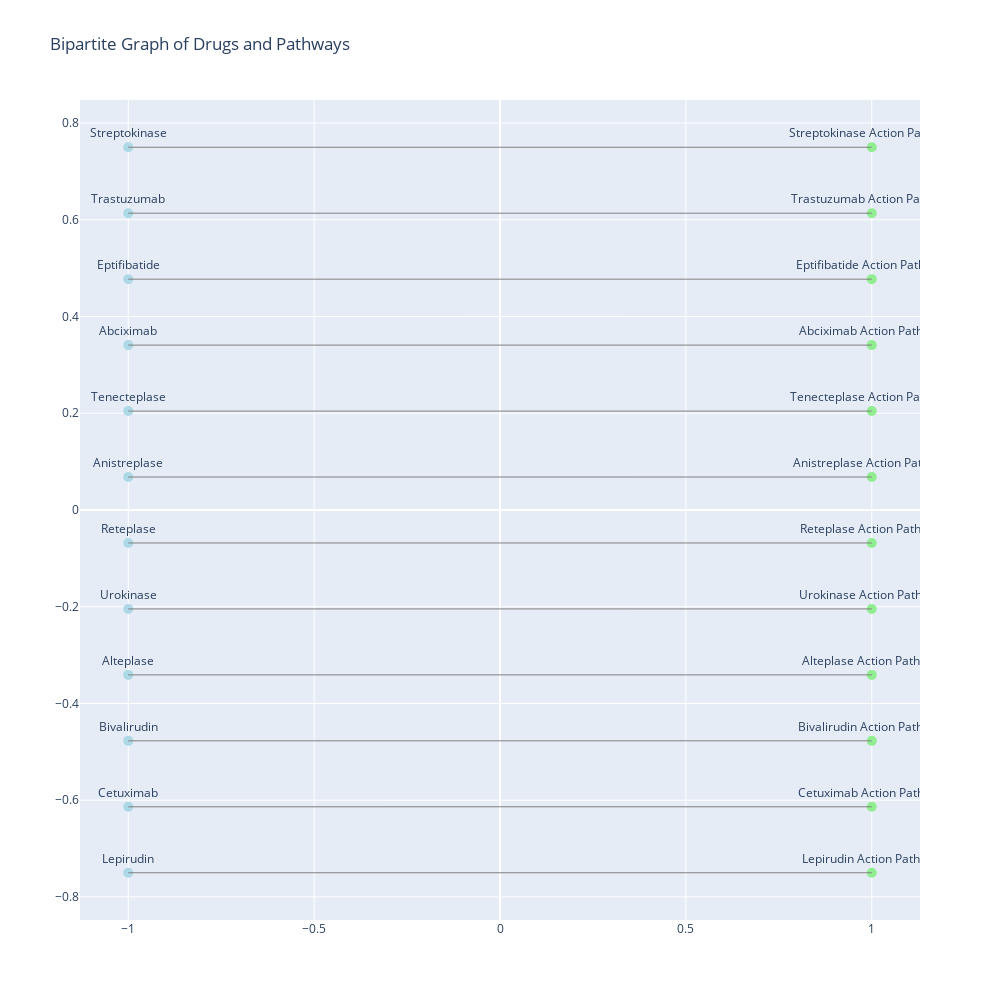

Notebook code for this chart:
### Code cell
# 5) if 'szlaki' to pathways
import pandas as pd
import networkx as nx
import plotly.graph_objects as go

def display_bipartite_graph(df):
    tup = extract_pathway(df)
    pathway_info_df = tup[0]
    
    # Create a bipartite graph
    B = nx.Graph()

    # Add nodes with the bipartite attribute
    drugs = pathway_info_df['name'].unique()
    pathways = pathway_info_df['pathway_name'].unique()
    B.add_nodes_from(drugs, bipartite=0)
    B.add_nodes_from(pathways, bipartite=1)

    # Add edges
    for _, row in pathway_info_df.iterrows():
        B.add_edge(row['name'], row['pathway_name'])

    # Extract node positions
    pos = nx.drawing.layout.bipartite_layout(B, drugs)

    # Create node traces
    drug_trace = go.Scatter(
        x=[pos[node][0] for node in drugs],
        y=[pos[node][1] for node in drugs],
        text=list(drugs),
        mode='markers+text',
        marker=dict(color='lightblue', size=10),
        textposition='top center',
        name='Drugs'
    )

    pathway_trace = go.Scatter(
        x=[pos[node][0] for node in pathways],
        y=[pos[node][1] for node in pathways],
        text=list(pathways),
        mode='markers+text',
        marker=dict(color='lightgreen', size=10),
        textposition='top center',
        name='Pathways'
    )

    # Create edge traces
    edge_trace = []
    for edge in B.edges():
        x0, y0 = pos[edge[0]]
        x1, y1 = pos[edge[1]]
        edge_trace.append(go.Scatter(
            x=[x0, x1, None],
            y=[y0, y1, None],
            mode='lines',
            line=dict(color='gray', width=1)
        ))

    # Combine all traces
    fig = go.Figure(data=[drug_trace, pathway_trace] + edge_trace)
    fig.update_layout(
        title="Bipartite Graph of Drugs and Pathways",
        showlegend=False,
        width=1000,
        height=1000  # Adjust the height to make the graph taller
    )

    fig.show()

    
display_bipartite_graph(df_main)

### Figure 1 — Plotly figure (JSON) as saved in the notebook; plotly's stock layout.template omitted (floating-point values rounded to 4 significant figures)
{"data": [{"marker": {"color": "lightblue", "size": 10}, "mode": "markers+text", "name": "Drugs", "text": ["Lepirudin", "Cetuximab", "Bivalirudin", "Alteplase", "Urokinase", "Reteplase", "Anistreplase", "Tenecteplase", "Abciximab", "Eptifibatide", "Trastuzumab", "Streptokinase"], "textposition": "top center", "type": "scatter", "x": [-1, -1, -1, -1, -1, -1, -1, -1, -1, -1, -1, -1], "y": [-0.75, -0.6136, -0.4773, -0.3409, -0.2045, -0.06818, 0.06818, 0.2045, 0.3409, 0.4773, 0.6136, 0.75]}, {"marker": {"color": "lightgreen", "size": 10}, "mode": "markers+text", "name": "Pathways", "text": ["Lepirudin Action Pathway", "Cetuximab Action Pathway", "Bivalirudin Action Pathway", "Alteplase Action Pathway", "Urokinase Action Pathway", "Reteplase Action Pathway", "Anistreplase Action Pathway", "Tenecteplase Action Pathway", "Abciximab Action Pathway", "Eptifibatide Action Pathway", "Trastuzumab Action Pathway", "Streptokinase Action Pathway"], "textposition": "top center", "type": "scatter", "x": [1, 1, 1, 1, 1, 1, 1, 1, 1, 1, 1, 1], "y": [-0.75, -0.6136, -0.4773, -0.3409, -0.2045, -0.06818, 0.06818, 0.2045, 0.3409, 0.4773, 0.6136, 0.75]}, {"line": {"color": "gray", "width": 1}, "mode": "lines", "type": "scatter", "x": [-1, 1, null], "y": [-0.75, -0.75, null]}, {"line": {"color": "gray", "width": 1}, "mode": "lines", "type": "scatter", "x": [-1, 1, null], "y": [-0.6136, -0.6136, null]}, {"line": {"color": "gray", "width": 1}, "mode": "lines", "type": "scatter", "x": [-1, 1, null], "y": [-0.4773, -0.4773, null]}, {"line": {"color": "gray", "width": 1}, "mode": "lines", "type": "scatter", "x": [-1, 1, null], "y": [-0.3409, -0.3409, null]}, {"line": {"color": "gray", "width": 1}, "mode": "lines", "type": "scatter", "x": [-1, 1, null], "y": [-0.2045, -0.2045, null]}, {"line": {"color": "gray", "width": 1}, "mode": "lines", "type": "scatter", "x": [-1, 1, null], "y": [-0.06818, -0.06818, null]}, {"line": {"color": "gray", "width": 1}, "mode": "lines", "type": "scatter", "x": [-1, 1, null], "y": [0.06818, 0.06818, null]}, {"line": {"color": "gray", "width": 1}, "mode": "lines", "type": "scatter", "x": [-1, 1, null], "y": [0.2045, 0.2045, null]}, {"line": {"color": "gray", "width": 1}, "mode": "lines", "type": "scatter", "x": [-1, 1, null], "y": [0.3409, 0.3409, null]}, {"line": {"color": "gray", "width": 1}, "mode": "lines", "type": "scatter", "x": [-1, 1, null], "y": [0.4773, 0.4773, null]}, {"line": {"color": "gray", "width": 1}, "mode": "lines", "type": "scatter", "x": [-1, 1, null], "y": [0.6136, 0.6136, null]}, {"line": {"color": "gray", "width": 1}, "mode": "lines", "type": "scatter", "x": [-1, 1, null], "y": [0.75, 0.75, null]}], "layout": {"height": 1000, "showlegend": false, "title": {"text": "Bipartite Graph of Drugs and Pathways"}, "width": 1000, "xaxis": {"autorange": true, "range": [-1.13, 1.13], "type": "linear"}, "yaxis": {"autorange": true, "range": [-0.8477, 0.8477], "type": "linear"}}}
